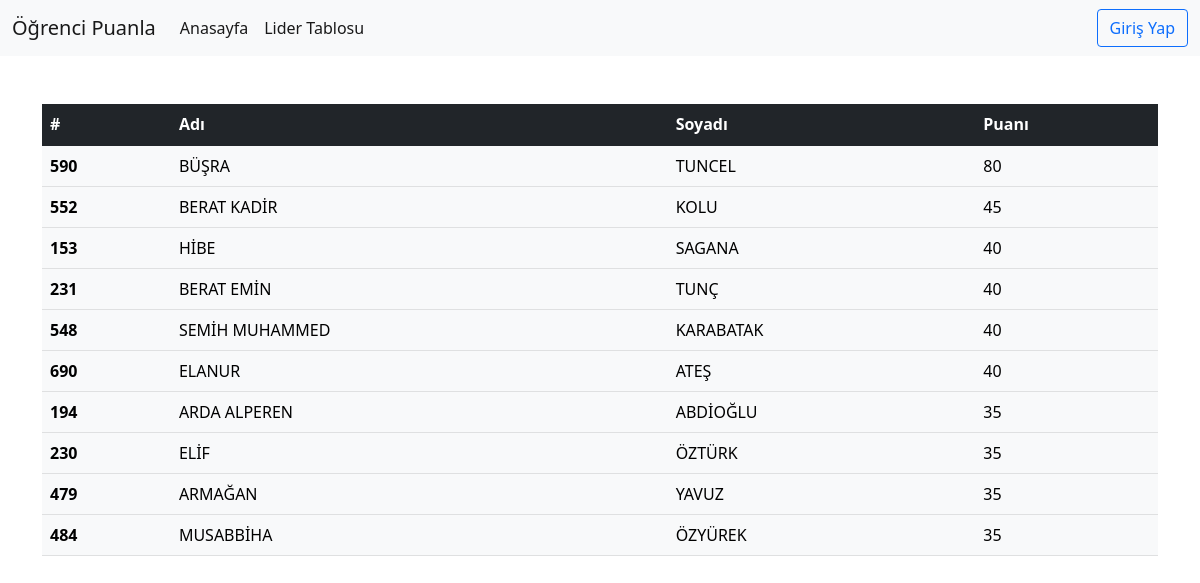
The page /leaderboard on the database as committed earlier.
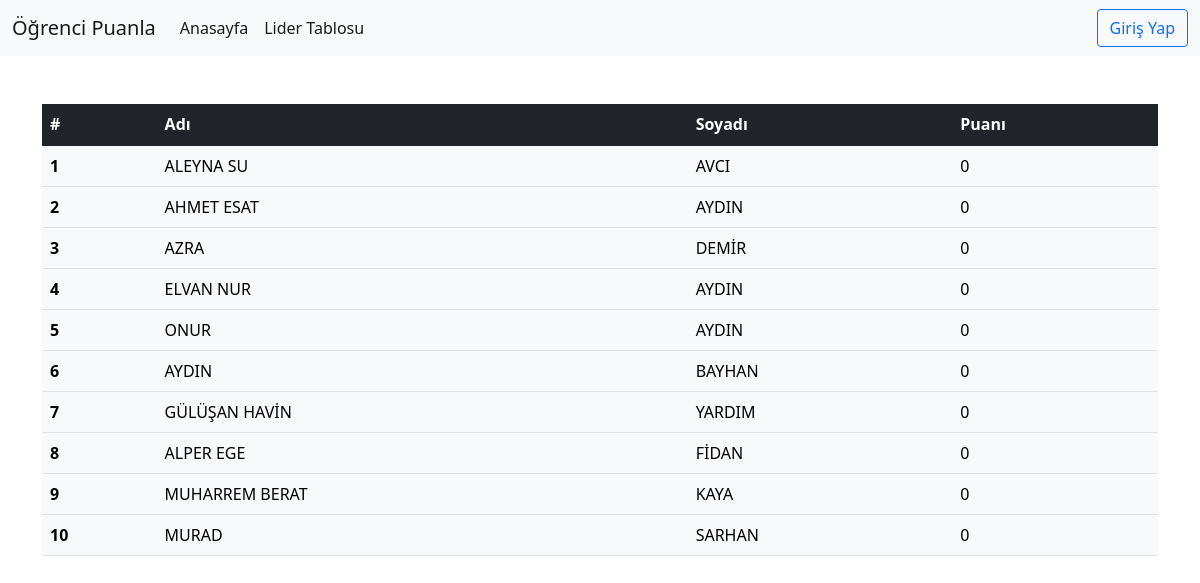
The same page on the database as committed later.
### proje.py (models this page shows)
class student(db.Model):
    id = db.Column(db.Integer, primary_key=True)
    firstname = db.Column(db.String)
    lastname = db.Column(db.String)
    point = db.Column(db.Integer)

### proje.py (the view)
@app.route("/leaderboard", methods=["GET"])
def leaderboard():
    ogrenci = student.query.order_by(student.point.desc()).limit(10)
    return render_template("leaderboard.html",ogrenci=ogrenci)

### templates/leaderboard.html
{% extends 'layout.html' %}
{% block body %}
<div class="mt-5">
    <table class="table table-hover">
        <thead>
          <tr class="table-dark">
            <th scope="col">#</th>
            <th scope="col">Adı</th>
            <th scope="col">Soyadı</th>
            <th scope="col">Puanı</th>
          </tr>
        </thead>
        <tbody>
            {% for i in ogrenci %}
            <tr>
                <th class="table-light" scope="row">{{i.id}}</th>
                <td class="table-light" >{{i.firstname}}</td>
                <td class="table-light" >{{i.lastname}}</td>
                <td class="table-light" >{{i.point}}</td>
              </tr>
            {% endfor %}
        </tbody>
      </table>
</div>
{% endblock body %}

Rows that differ between the two databases and show on the page:
no longer on this page (row edited): student: id "590", firstname "BÜŞRA", lastname "TUNCEL", point "80"
no longer on this page (row edited): student: id "552", firstname "BERAT KADİR", lastname "KOLU", point "45"
no longer on this page (row edited): student: id "153", firstname "HİBE", lastname "SAGANA", point "40"
no longer on this page (row edited): student: id "231", firstname "BERAT EMİN", lastname "TUNÇ", point "40"
no longer on this page (row edited): student: id "548", firstname "SEMİH MUHAMMED", lastname "KARABATAK", point "40"
no longer on this page (row edited): student: id "690", firstname "ELANUR", lastname "ATEŞ", point "40"
no longer on this page (row edited): student: id "194", firstname "ARDA ALPEREN", lastname "ABDİOĞLU", point "35"
no longer on this page (row edited): student: id "230", firstname "ELİF", lastname "ÖZTÜRK", point "35"
no longer on this page (row edited): student: id "479", firstname "ARMAĞAN", lastname "YAVUZ", point "35"
no longer on this page (row edited): student: id "484", firstname "MUSABBİHA", lastname "ÖZYÜREK", point "35"
now on this page (row unchanged): student: id "1", firstname "ALEYNA SU", lastname "AVCI", point "0"
now on this page (row unchanged): student: id "2", firstname "AHMET ESAT", lastname "AYDIN", point "0"
now on this page (row unchanged): student: id "3", firstname "AZRA", lastname "DEMİR", point "0"
now on this page (row unchanged): student: id "4", firstname "ELVAN NUR", lastname "AYDIN", point "0"
now on this page (row unchanged): student: id "5", firstname "ONUR", lastname "AYDIN", point "0"
now on this page (row unchanged): student: id "6", firstname "AYDIN", lastname "BAYHAN", point "0"
now on this page (row unchanged): student: id "7", firstname "GÜLÜŞAN HAVİN", lastname "YARDIM", point "0"
now on this page (row edited): student: id "8", firstname "ALPER EGE", lastname "FİDAN", point "0"
now on this page (row unchanged): student: id "9", firstname "MUHARREM BERAT", lastname "KAYA", point "0"
now on this page (row unchanged): student: id "10", firstname "MURAD", lastname "SARHAN", point "0"
